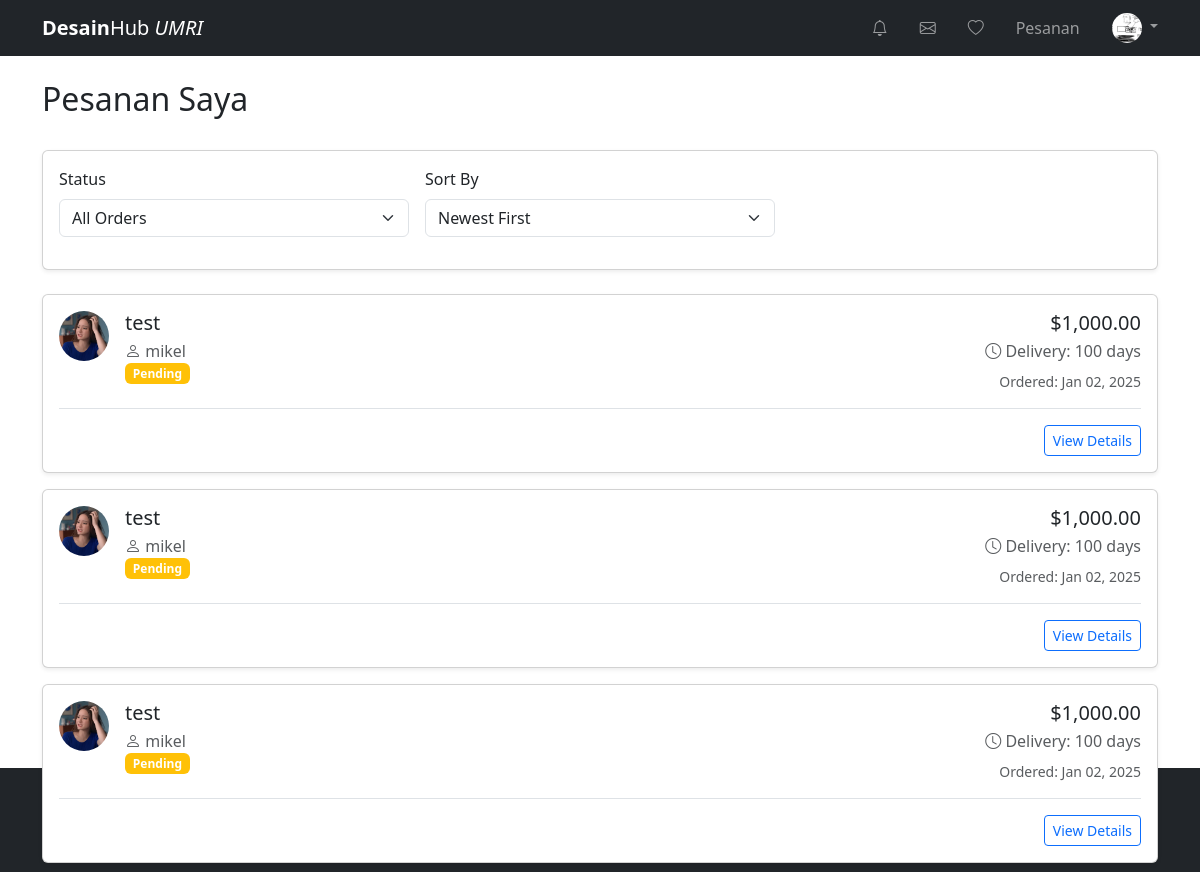
The app's page /pages/orders.php (signed in) with its own data.
### tables this page shows
CREATE TABLE `users` (
  `id` int(11) NOT NULL,
  `full_name` varchar(255) NOT NULL,
  `username` varchar(100) NOT NULL,
  `email` varchar(255) NOT NULL,
  `phone` varchar(20) DEFAULT NULL,
  `password` varchar(255) NOT NULL,
  `profile_photo` varchar(255) DEFAULT NULL,
  `description` text DEFAULT NULL,
  `created_at` timestamp NOT NULL DEFAULT current_timestamp(),
  `location` varchar(255) DEFAULT NULL,
  `language` varchar(10) DEFAULT 'id',
  `email_notifications` tinyint(1) DEFAULT 0,
  `project_notifications` tinyint(1) DEFAULT 0,
  `message_notifications` tinyint(1) DEFAULT 0,
  `is_freelancer` tinyint(1) DEFAULT 0,
  `occupation` varchar(255) DEFAULT NULL,
  `languages` text DEFAULT NULL,
  `skills` text DEFAULT NULL,
  `education` text DEFAULT NULL,
  `certifications` text DEFAULT NULL
);

CREATE TABLE `transactions` (
  `id` int(11) NOT NULL,
  `offer_id` int(11) NOT NULL,
  `client_id` int(11) NOT NULL,
  `freelancer_id` int(11) NOT NULL,
  `status` enum('pending','accepted','rejected','payment_pending','payment_accepted','payment_rejected','completed','cancelled') DEFAULT 'pending',
  `total_price` decimal(10,2) NOT NULL,
  `created_at` timestamp NOT NULL DEFAULT current_timestamp(),
  `updated_at` timestamp NOT NULL DEFAULT current_timestamp() ON UPDATE current_timestamp(),
  `payment_proof` varchar(255) DEFAULT NULL,
  `payment_date` timestamp NULL DEFAULT NULL,
  `result_files` text DEFAULT NULL,
  `result_date` timestamp NULL DEFAULT NULL
);

CREATE TABLE `offers` (
  `id` int(11) NOT NULL,
  `user_id` int(11) NOT NULL,
  `category_id` int(11) NOT NULL,
  `title` varchar(255) NOT NULL,
  `description` text NOT NULL,
  `price` decimal(10,2) NOT NULL,
  `duration` int(11) NOT NULL,
  `revisions` int(11) DEFAULT 0,
  `thumbnail` varchar(255) DEFAULT NULL,
  `created_at` timestamp NOT NULL DEFAULT current_timestamp()
);

### pages/orders.php (the view, shortened to what this page needs)
<?php
include '../includes/header.php';
$status_filter = isset($_GET['status']) ? $_GET['status'] : 'all';
$sort_by = isset($_GET['sort']) ? $_GET['sort'] : 'newest';
$page = isset($_GET['page']) ? (int) $_GET['page'] : 1;
$per_page = 10;
$offset = ($page - 1) * $per_page;
$base_query = "SELECT
    t.*,
    s.title as service_title,
    s.price,
    s.duration as delivery_time,
    u.username as freelancer_name,
    u.profile_photo as freelancer_photo,
    COALESCE(r.rating, 0) as rating,
    r.review_text
FROM transactions t
JOIN offers s ON t.offer_id = s.id
JOIN users u ON t.freelancer_id = u.id
LEFT JOIN reviews r ON t.id = r.transaction_id
WHERE t.client_id = ?";
switch ($sort_by) {
    default:
        $base_query .= " ORDER BY t.created_at DESC";
}
$base_query .= " LIMIT ? OFFSET ?";
$stmt = $conn->prepare($base_query);
if ($status_filter !== 'all') {
    $stmt->bind_param("isii", $_SESSION['user_id'], $status_filter, $per_page, $offset);
} else {
    $stmt->bind_param("iii", $_SESSION['user_id'], $per_page, $offset);
}
$stmt->execute();
$orders = $stmt->get_result();
?>
<!DOCTYPE html>
<html lang="en">
<head>
    <link href="https://cdn.jsdelivr.net/npm/bootstrap@5.3.3/dist/css/bootstrap.min.css" rel="stylesheet">
    <link rel="stylesheet" href="https://cdn.jsdelivr.net/npm/bootstrap-icons@1.11.3/font/bootstrap-icons.min.css">
    <link rel="stylesheet" href="assets/css/styles.css">
</head>
<body>
    <div class="container mt-4" style="height: 80%">
        <div class="d-flex justify-content-between align-items-center mb-4">
            <h2>Pesanan Saya</h2>
        </div>
        <div class="card shadow-sm mb-4">
            <div class="card-body">
                <form class="row g-3 align-items-center">
                    <div class="col-md-4">
                        <label class="form-label">Status</label>
                        <select name="status" class="form-select" onchange="this.form.submit()">
                            <option value="all" <?php echo $status_filter === 'all' ? 'selected' : ''; ?>>All Orders
                            </option>
                        </select>
                    </div>
                    <div class="col-md-4">
                        <label class="form-label">Sort By</label>
                        <select name="sort" class="form-select" onchange="this.form.submit()">
                            <option value="newest" <?php echo $sort_by === 'newest' ? 'selected' : ''; ?>>Newest First
                            </option>
                        </select>
                    </div>
                </form>
            </div>
        </div>
        <?php if ($orders->num_rows > 0): ?>
            <?php while ($order = $orders->fetch_assoc()): ?>
                <div class="card shadow-sm mb-3">
                    <div class="card-body">
                        <div class="row">
                            <div class="col-md-8">
                                <div class="d-flex">
                                    <img src="<?php echo htmlspecialchars($order['freelancer_photo'] ?? 'assets/img/default-avatar.png'); ?>"
                                        class="rounded-circle me-3" style="width: 50px; height: 50px; object-fit: cover;">
                                    <div>
                                        <h5 class="mb-1"><?php echo htmlspecialchars($order['service_title']); ?></h5>
                                        <p class="text-muted mb-0">
                                            <i class="bi bi-person"></i>
                                            <?php echo htmlspecialchars($order['freelancer_name']); ?>
                                        </p>
                                        <p class="mb-2">
                                            <span class="badge bg-<?php
                                            echo match ($order['status']) {
                                                'pending' => 'warning',
                                                'in_progress' => 'primary',
                                                'completed' => 'success',
                                                'cancelled' => 'danger',
                                                default => 'secondary'
                                            };
                                            ?>">
                                                <?php echo ucfirst(str_replace('_', ' ', $order['status'])); ?>
                                            </span>
                                        </p>
                                    </div>
                                </div>
                            </div>
                            <div class="col-md-4 text-md-end">
                                <h5 class="mb-1">$<?php echo number_format($order['total_price'], 2); ?></h5>
                                <p class="text-muted mb-2">
                                    <i class="bi bi-clock"></i>
                                    Delivery: <?php echo $order['delivery_time']; ?> days
                                </p>
                                <p class="small text-muted mb-0">
                                    Ordered: <?php echo date('M d, Y', strtotime($order['created_at'])); ?>
                                </p>
                            </div>
                        </div>
                        <div class="border-top mt-3 pt-3">
                            <div class="d-flex justify-content-end gap-2">
                                <a href="order-details.php?id=<?php echo $order['id']; ?>"
                                    class="btn btn-outline-primary btn-sm">
                                    View Details
                                </a>
                            </div>
                        </div>
                    </div>
                </div>
            <?php endwhile; ?>
        <?php endif; ?>
    </div>
    <?php include '../includes/footer.php'; ?>
</body>
</html>

### includes/header.php (shortened to what this page needs)
<?php
require $_SERVER['DOCUMENT_ROOT'] . '/DesainHub/config/config.php';
$isLoggedIn = isset($_SESSION['user_id']) && !empty($_SESSION['user_id']);
$profilePhoto = ASSETS_PATH_IMG . "profile/profile-pic.webp";
if ($isLoggedIn) {
    try {
        $stmt = $conn->prepare("SELECT profile_photo, is_freelancer FROM users WHERE id = ?");
        $stmt->bind_param("i", $_SESSION['user_id']);
        $stmt->execute();
        $result = $stmt->get_result();
        if ($result->num_rows === 1) {
            $user = $result->fetch_assoc();
            if (!empty($user['profile_photo'])) {
                $profilePhoto = $user['profile_photo'];
            }
        }
    } catch (Exception $e) {
        error_log("Error retrieving profile photo: " . $e->getMessage());
    }
}
?>
<nav class="navbar sticky-top navbar-expand-lg bg-dark navbar-dark">
    <div class="container">
        <a class="navbar-brand" href="<?php echo BASE_URL; ?>index.php">
            <strong>Desain</strong>Hub <em>UMRI</em>
        </a>
        <?php if ($isLoggedIn): ?>
            <div class="collapse navbar-collapse" id="navbarSupportedContent">
                <ul class="navbar-nav ms-auto mb-2 mb-lg-0 gap-3 text-light d-flex align-items-center">
                    <li class="nav-item dropdown">
                        <a class="nav-link dropdown" href="#" data-bs-toggle="dropdown">
                            <i class="bi bi-bell"></i>
                        </a>
                    </li>
                    <li class="nav-item dropdown">
                        <a class="nav-link dropdown" href="#" data-bs-toggle="dropdown">
                            <i class="bi bi-envelope"></i>
                        </a>
                    </li>
                    <li class="nav-item">
                        <a class="nav-link" href="<?php echo ASSETS_PATH_PAGES; ?>favorites.php">
                            <i class="bi bi-heart"></i>
                        </a>
                    </li>
                    <li class="nav-item">
                        <a class="nav-link" href="<?php echo ASSETS_PATH_PAGES; ?>orders.php">Pesanan</a>
                    </li>
                    <li class="nav-item dropdown">
                        <a class="nav-link dropdown-toggle p-0" href="#" role="button" data-bs-toggle="dropdown"
                            aria-expanded="false">
                            <img src="<?php echo $profilePhoto; ?>" class="img-fluid ms-2"
                                style="height: 30px; width: 30px; border-radius: 50px; object-fit: cover;">
                        </a>
                    </li>
                </ul>
            </div>
        <?php endif; ?>
    </div>
</nav>

### records on screen
users: profile_photo (picture)
transactions: freelancer.profile_photo (picture), offer.title "test", freelancer.username "mikel", status "Pending", total_price "1,000.00", offer.duration "100", created_at "Jan 02, 2025"
transactions: freelancer.profile_photo (picture), offer.title "test", freelancer.username "mikel", status "Pending", total_price "1,000.00", offer.duration "100", created_at "Jan 02, 2025"
transactions: freelancer.profile_photo (picture), offer.title "test", freelancer.username "mikel", status "Pending", total_price "1,000.00", offer.duration "100", created_at "Jan 02, 2025"
